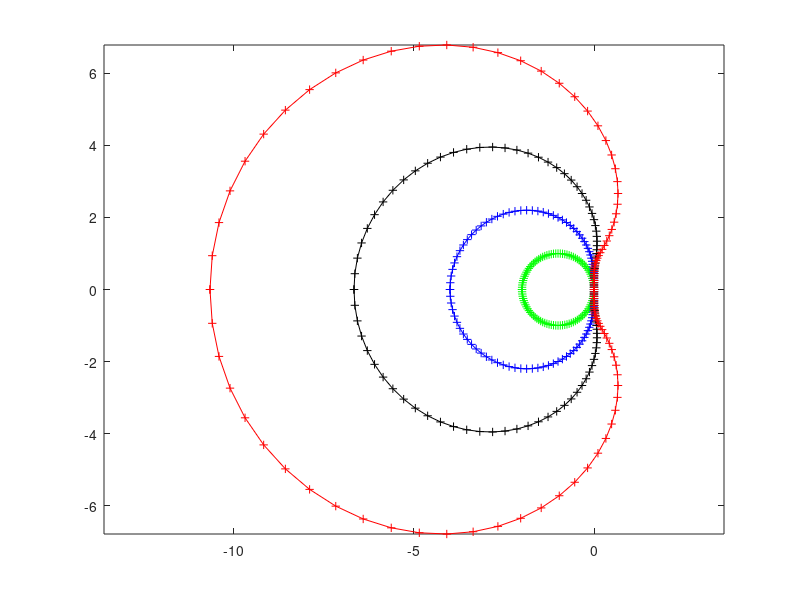

Reproduce this figure in MATLAB.
figure(1);
hold off;

f_bdf1=@(w) (exp(i*w) - 1.0) ./ -(exp(i*w));
w=linspace(-pi,pi,101);
bdf1_stability=f_bdf1(w);
plot(bdf1_stability,'g-+'); % - means line mark
hold on;

f_bdf2=@(w) -1.5 .* (exp(i*2*w) - 4.0./3.*exp(i*w) + 1.0./3) ./ exp(i*2*w);
w=linspace(-pi,pi,101);
bdf2_stability=f_bdf2(w);
plot(bdf2_stability,'b-+'); % - means line mark
hold on;

f_bdf3=@(w) -11/6 .* (exp(i*3*w) - 18.0./11.*exp(i*2*w) + 9.0./11.*exp(i*w) - 2.0./11) ./ exp(i*3*w);
w=linspace(-pi,pi,101);
bdf3_stability=f_bdf3(w);
plot(bdf3_stability,'k-+'); 
hold on;

f_bdf4=@(w) -25/12 .* (exp(i*4*w) - 48.0./25.*exp(i*3*w) + 36.0./25.*exp(i*2*w) - 16.0./25.*exp(i*w) + 3/25) ./ exp(i*4*w);
w=linspace(-pi,pi,101);
bdf4_stability=f_bdf4(w);
plot(bdf4_stability,'r-+'); 
hold on;

axis equal;

saveas(1,'figure/bdf.jpg');
